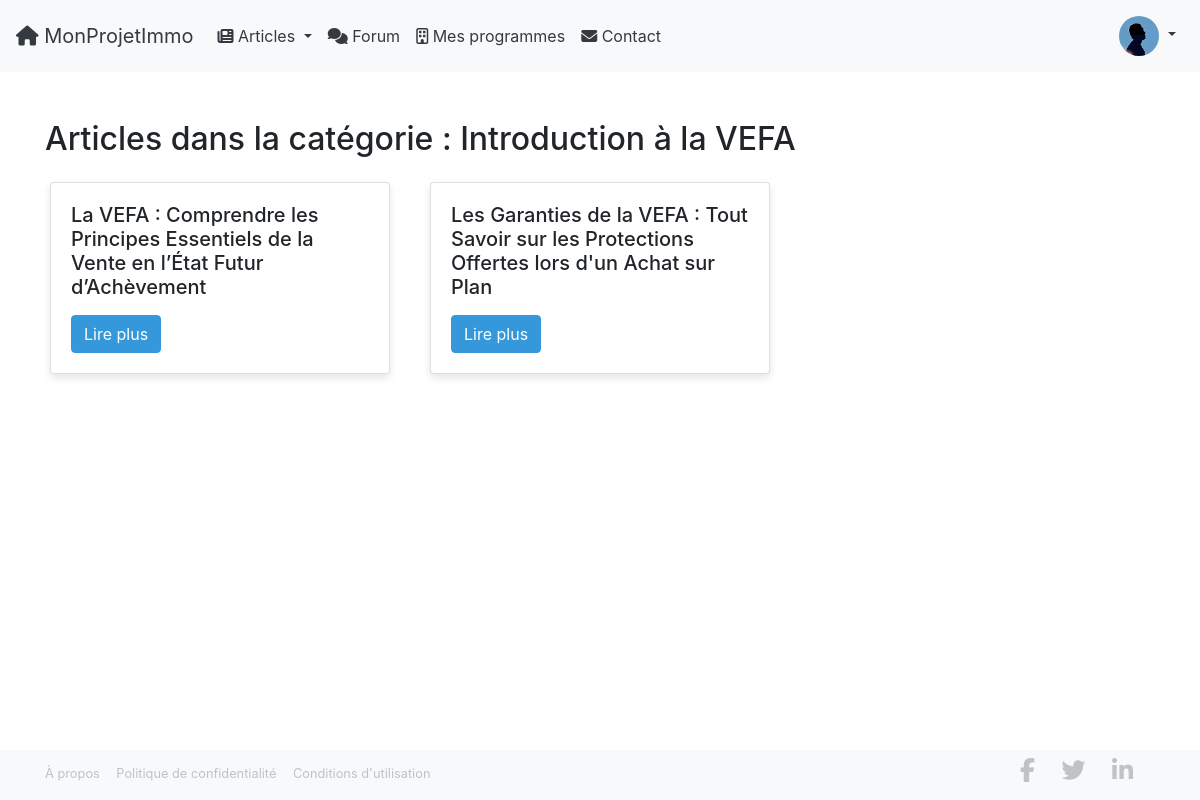
The app's page /categories/introduction-a-la-vefa/ (signed in) with its own data.
### forum/models.py (models this page shows, shortened)
class UserProfile(models.Model):
    GENDER_CHOICES = (
        ('M', 'Male'),
        ('F', 'Female'),
        ('O', 'Other'),
)
    user = models.OneToOneField(User, on_delete=models.CASCADE)
    bio = models.TextField(blank=True)
    followed_programs = models.ManyToManyField('website.RealEstateProgram', through='website.FollowedProgram', related_name='followers')
    joined_date = models.DateTimeField(auto_now_add=True)
    photo = models.ImageField(upload_to='user_photos/', blank=True, null=True)
    first_name = models.CharField(max_length=30, blank=True, null=True)
    last_name = models.CharField(max_length=30, blank=True, null=True)
    gender = models.CharField(max_length=1, null=False, blank=False, choices=GENDER_CHOICES)

### website/models.py (models this page shows, shortened)
class Category(models.Model):
    name = models.CharField(max_length=255, unique=True)
    slug = models.SlugField(unique=True, blank=True, null=True)
    description = models.TextField(blank=True, null=True)  # Optionnel

class Article(models.Model):
    title = models.CharField(max_length=200)
    publication_date = models.DateField()
    author = models.ForeignKey('auth.User', on_delete=models.CASCADE)
    meta_description = models.CharField(max_length=160, blank=True, null=True)
    meta_keywords = models.CharField(max_length=255, blank=True, null=True)
    slug = models.SlugField(unique=True, blank=True, null=True)
    associated_articles = models.ManyToManyField('self', blank=True)
    category = models.ForeignKey(Category, on_delete=models.SET_NULL, null=True, blank=True)

### website/views.py (the view)
# urls.py: path('categories/<slug:category_slug>/', views.category_articles, name='category_articles'),
def category_articles(request, category_slug):
    category = get_object_or_404(Category, slug=category_slug)
    articles = Article.objects.filter(category=category)
    return render(request, 'category_articles.html', {
        'category': category,
        'articles': articles,
    })

### VefaConnect/context_processors.py (called while the page is built)
def categories(request):
    return {
        'categories': Category.objects.all()
    }

### website/templates/category_articles.html (shortened to what this page needs)
{% extends "base.html" %}
{% block content %}
<div class="container my-5">
    <h2>Articles dans la catégorie : {{ category.name }}</h2>
    <div class="row mt-4">
        {% for article in articles %}
        <div class="col-md-4 mb-4">
            <div class="card h-100">
                <div class="card-body">
                    <h5 class="card-title">{{ article.title }}</h5>
                    <a href="{% url 'article_detail' category_slug=article.category.slug slug=article.slug %}" class="btn btn-primary">Lire plus</a>
                </div>
            </div>
        </div>
        {% endfor %}
    </div>
</div>
{% endblock %}

### templates/navbar.html (shortened to what this page needs)
    <nav class="navbar navbar-expand-lg navbar-custom">
        <a class="navbar-brand" href="{% url 'home' %}">
            <i class="fas fa-home"></i> MonProjetImmo
        </a>
        <div class="collapse navbar-collapse" id="navbarNav">
            <ul class="navbar-nav">
                <li class="nav-item dropdown">
                    <a class="nav-link dropdown-toggle" href="#" id="articleDropdown" role="button" data-toggle="dropdown" aria-haspopup="true" aria-expanded="false">
                        <i class="fas fa-newspaper"></i> Articles
                    </a>
                </li>
                <li class="nav-item">
                    <a class="nav-link" href="{% url 'general_forum' %}">
                        <i class="fas fa-comments"></i> Forum
                    </a>
                </li>
                {% if user.is_authenticated %}
                <li class="nav-item">
                    <a class="nav-link" href="{% url 'programmes_suivis' %}">
                        <i class="fa-regular fa-building"></i> Mes programmes
                    </a>
                </li>
                {% endif %}
                <li class="nav-item">
                    <a class="nav-link" href="{% url 'contact' %}">
                        <i class="fas fa-envelope"></i> Contact
                    </a>
                </li>
            </ul>
            <ul class="navbar-nav ml-auto">
                {% if user.is_authenticated %}
                <li class="nav-item dropdown">
                    <a class="nav-link dropdown-toggle" href="#" id="navbarDropdown" role="button" data-toggle="dropdown" aria-haspopup="true" aria-expanded="false">
                        <img src="{{ user.userprofile.photo.url }}" class="rounded-circle" style="width:40px; height:40px; object-fit:cover;" alt="Avatar">
                    </a>
                </li>
                {% endif %}
            </ul>
        </div>
    </nav>

### website/static/website/css/style.css (style rules this page uses)
html, body { height: 100%; display: flex; flex-direction: column; }
body { flex-grow: 1; margin-bottom: 0; }
.navbar-custom { background-color: var(--navbar-bg-color); }
.navbar-custom .navbar-brand, .navbar-custom .nav-link { color: var(--navbar-text-color); }
.card { margin: 0 5px; box-shadow: 0 4px 8px rgba(0, 0, 0, 0.1); transition: box-shadow 0.3s ease; }
.card { display: flex; flex-direction: column; }
.card-body { flex-grow: 1; }

### website/static/css/main.css (style rules this page uses)
:root { --primary-color: #007BFF; --secondary-color: #6C757D; --background-color: #FFFFFF; --muted-text-color: #999999; --hero-overlay: rgba(0, 56, 73, 0.5); --text-on-light-bg: #333333; --text-on-dark-bg: #FFFFFF; }
:root { --btn-bg-color: #3498db; --btn-text-color: #ffffff; --btn-bg-hover: #2980b9; }
:root { --navbar-bg-color: #f8f9fa; --navbar-text-color: #343a40; --navbar-link-hover-color: #007bff; }
:root { --footer-bg-color: #f8f9fa; --footer-heading-color: #343a40; --footer-link-color: #bdc3c7; --footer-link-hover-color: #ecf0f1; }
:root { --search-bar-height: 50px; --search-bar-padding: 1rem 1.5rem; --search-bar-font-size: 18px; }
:root { --icon-size: 1.5em; --icon-hover-opacity: 1; }

### website/static/css/button.css (style rules this page uses)
.btn { background-color: var(--btn-bg-color) !important; color: var(--btn-text-color) !important; border-color: var(--btn-bg-color) !important; }

### records on screen
Category: name "Introduction à la VEFA"
Article: title "La VEFA : Comprendre les Principes Essentiels de la Vente en l’État Futur d’Achèvement"
Article: title "Les Garanties de la VEFA : Tout Savoir sur les Protections Offertes lors d'un Achat sur Plan"
